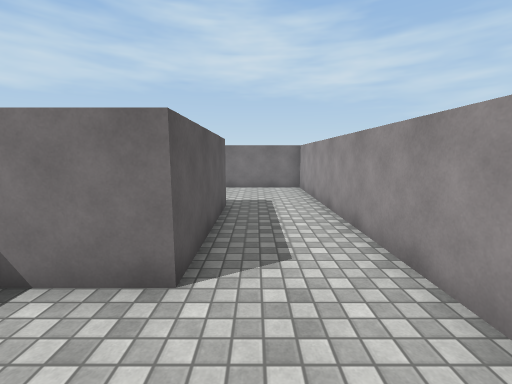
View 1 (above)

22 first-person views from a walk through a 3-D level made in the Unity game engine. The camera is 1.5 m above the floor, tilts 8° down and sees 90° across. The floor is counted in squares, 1 m on a side. Each view is taken from the middle of a square. On the plan, view 1 faces up. The plan holds only what a view shows up to about 13 squares ahead; the rest is blank. The place goes on beyond the plan. The player is left out. Surface patterns are stand-ins for the level's own textures.

View 2
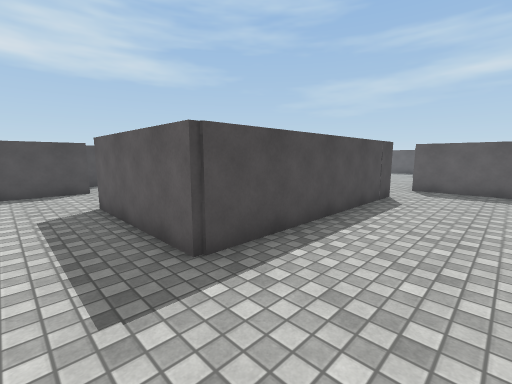

View 3
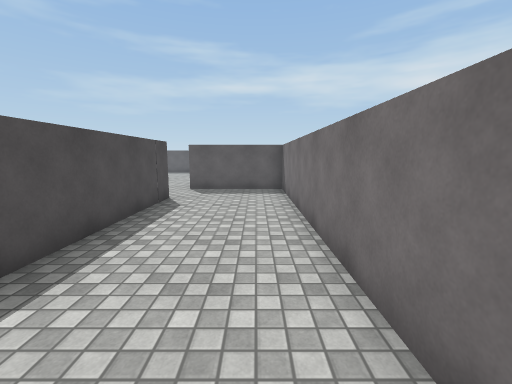

View 4
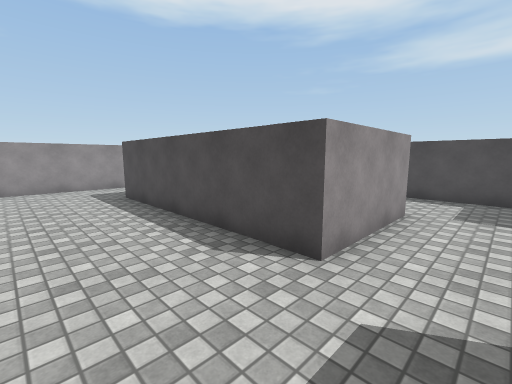

View 5
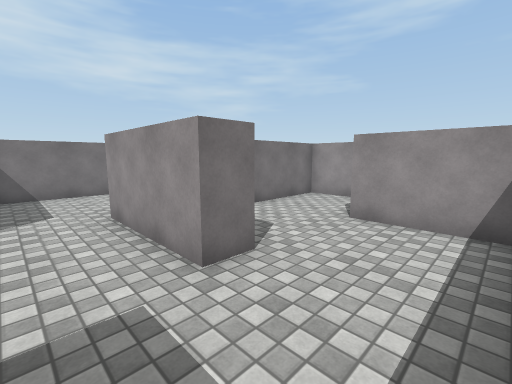

View 6
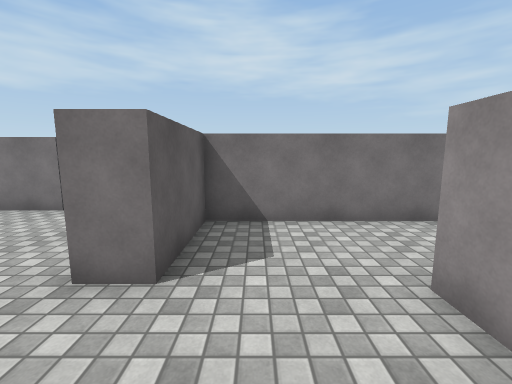

View 7
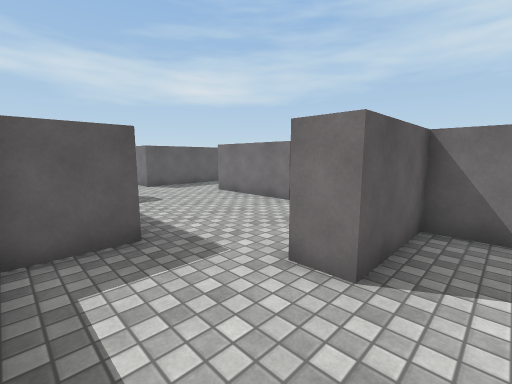

View 8
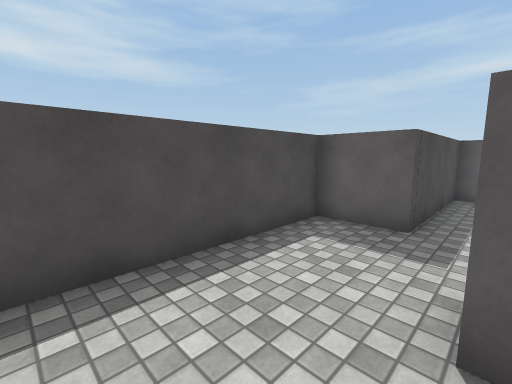

View 9
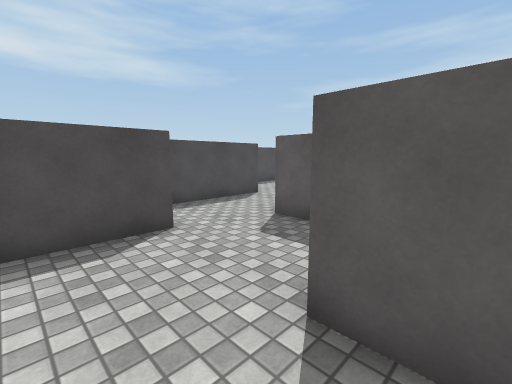

View 10
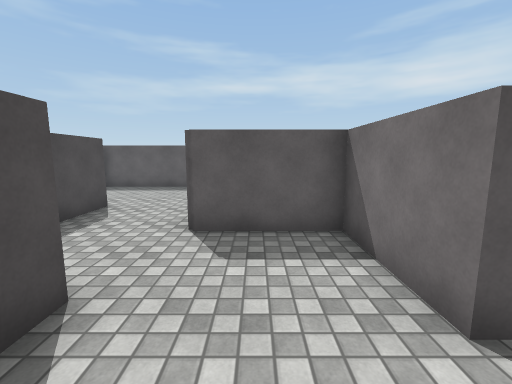

View 11
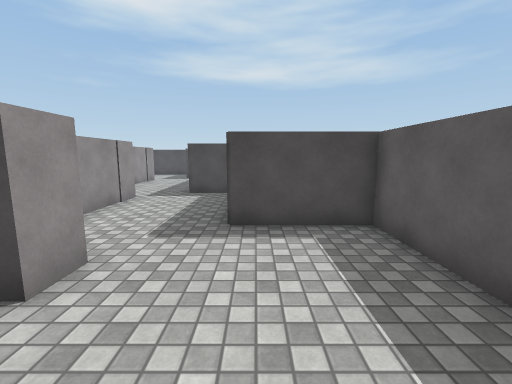

View 12
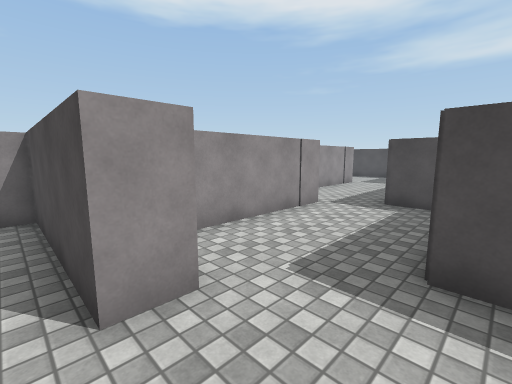

View 13
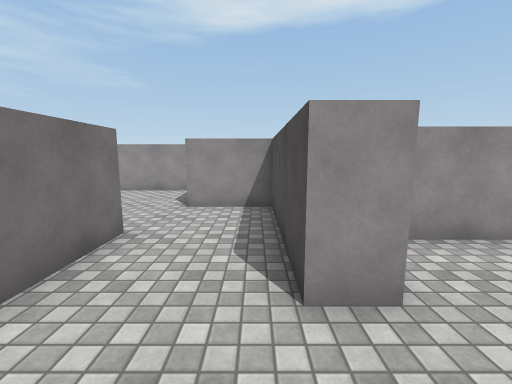

View 14
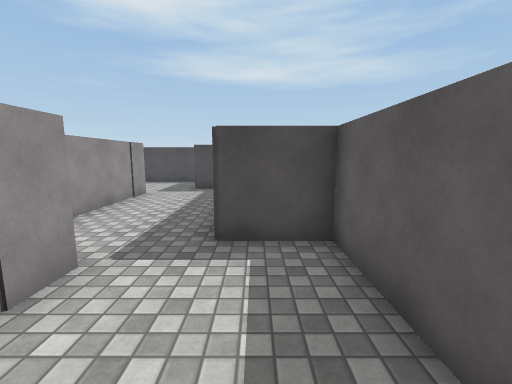

View 15
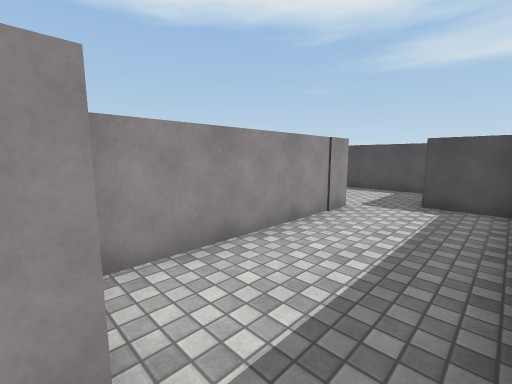

View 16
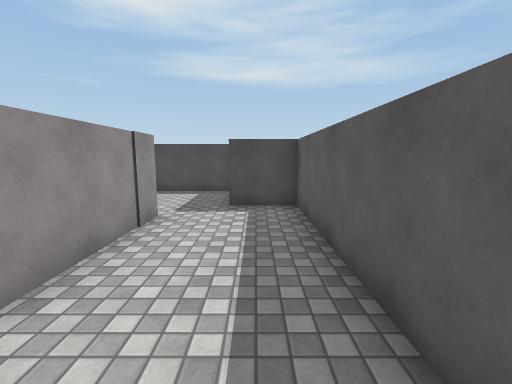

View 17
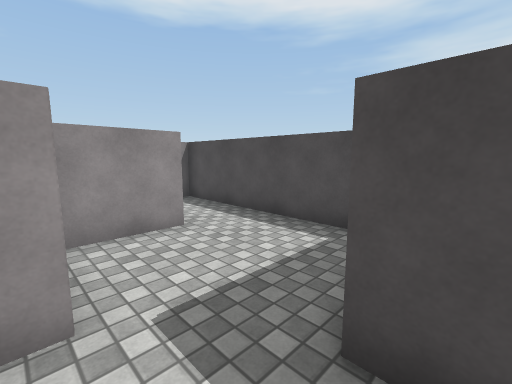

View 18
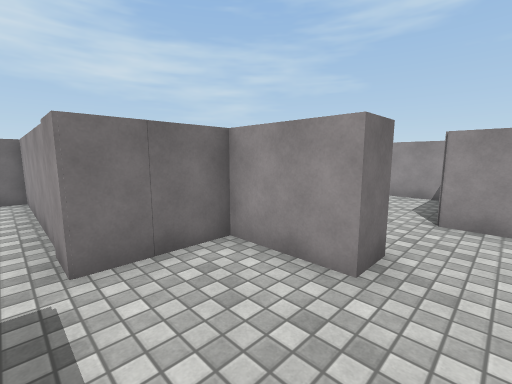

View 19
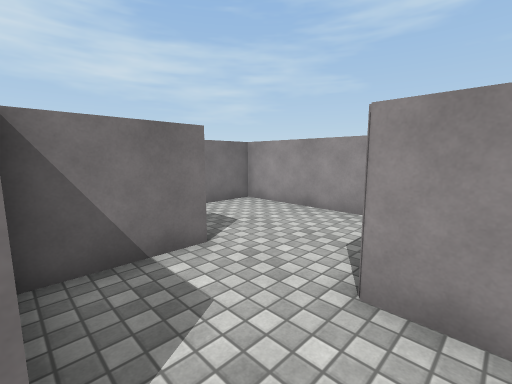

View 20
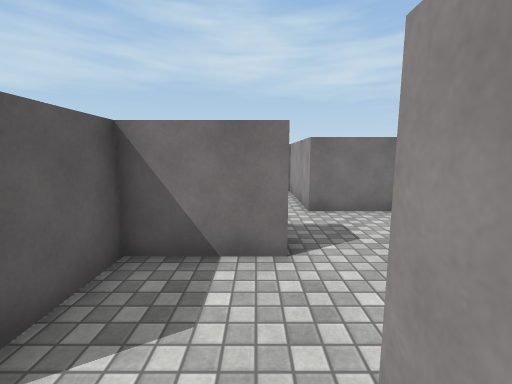

View 21
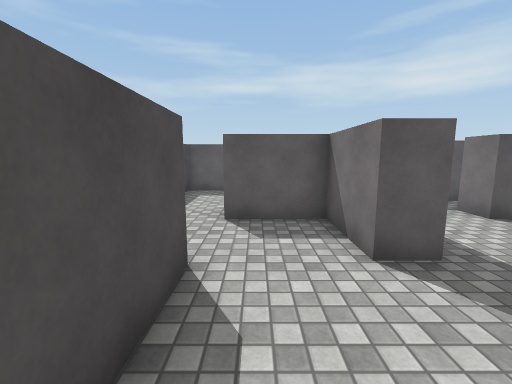

View 22
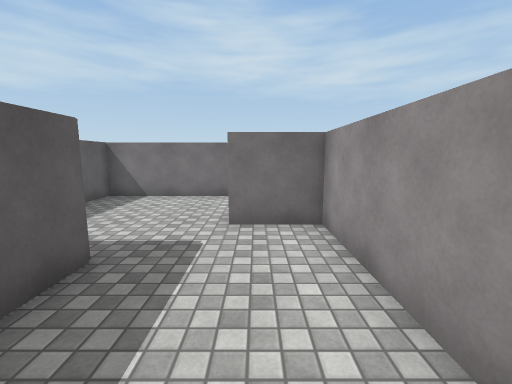

### Floor plan
Points are (right, up) in squares from view 1. A wall is a line through its corners. A room is listed if a view was taken in it or the views show most of it. See-through windows are left out.
Room 1 (views 1, 2, 3, 4, 5, 6, 7, 9, 10, 11, 12, 13, 14, 15, 22)
walls: (-5, 0.9) (-5, 3.8); (-8.2, 3.8) (-9.2, 3.8) (-9.2, 7.8) (-0.9, 7.8) (-0.9, 2.8) (-4, 2.8) (-4, -0.4) (-11.6, -0.4) (-11.6, -6.4) (-8.4, -6.4) (-8.4, -11.4) (-6.2, -11.4); (-12.5, 2.7) (-11.6, 2.7) (-11.6, 0.6) (-5.9, 0.6); (2.1, 0) (2.1, 12.2) (-11.6, 12.2) (-11.6, 8); (-4.5, -10.4) (-4.5, -4.5) (-6.6, -4.5) (-6.6, -3.5) (-1.5, -3.5) (-1.5, -1) (1.1, -1)
ways out: opening at (-6.5, 4) to room 2; opening at (-5.5, -11.5) to room 3
Room 2 (view 8)
walls: (-1.9, 5) (-1.9, 6.8) (-8.2, 6.8) (-8.2, 3.8)
ways out: opening at (-6.5, 4) to room 1
Room 3 (views 16, 17, 18)
walls: (-4.2, -20.4) (-4.2, -22) (-0.5, -22); (-6.3, -12.1) (-6.3, -18.7) (-4.1, -18.7); (0, -19.8) (0, -17.3) (-2.5, -17.3) (-2.5, -10.3) (-3.1, -10.3)
ways out: opening at (-5.5, -11.5) to room 1; opening at (0.5, -21) to room 4
Room 4 (views 19, 20)
walls: (1, -19.8) (0, -19.8); (-0.5, -22) (3.5, -22) (3.5, -19.9)
ways out: opening at (0.5, -21) to room 3; opening at (2.5, -20) to room 5
Room 5 (view 21)
walls: (3.5, -16.2) (3.5, -17.3) (1, -17.3) (1, -19.8); (3.5, -19.9) (6.2, -19.9); (7.5, -19.4) (7.5, -14.1) (4.5, -14.1)
ways out: opening at (2.5, -20) to room 4; opening at (3.5, -15.5)

Positions as (right, up) in squares from view 1, and headings:
1: (0, 0), facing up
2: (1, 11), facing down-left
3: (0, 11), facing left
4: (-11, 11), facing down-right
5: (-11, 1), facing up-right
6: (-7, 1), facing up
7: (-7, 1), facing up-left
8: (-6, 4), facing down-left
9: (1, 4), facing down-left
10: (1, 1), facing left
11: (-9, -1), facing down
12: (-9, -3), facing down-right
13: (-9, -3), facing right
14: (-7, -7), facing down
15: (-6, -10), facing down-right
16: (-5, -11), facing down
17: (-5, -17), facing down-right
18: (-3, -21), facing up-right
19: (1, -21), facing up-right
20: (3, -21), facing up
21: (7, -19), facing left
22: (-6, -10), facing up
